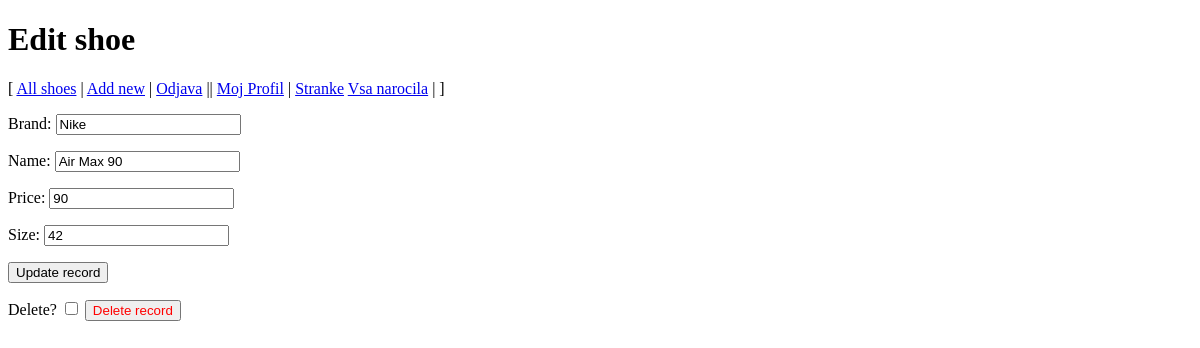
Page /index.php/shoe/edit?id=1 (signed in) on the committed database.
### tables this page shows
CREATE TABLE IF NOT EXISTS `shoe` (
  `id` int(11) NOT NULL,
  `brand` varchar(255) NOT NULL,
  `name` varchar(255) NOT NULL,
  `price` float NOT NULL DEFAULT '0',
  `size` int(2) NOT NULL
);

### controller/ShoeController.php (called while the page is built, shortened)
<?php
require_once("model/ShoeDB.php");
class ShoeController {
    public static function showEditForm($shoe = []) {
        if (empty($shoe)) {
            $shoe = shoeDB::get($_GET["id"]);
        }
        ViewHelper::render("view/shoe-edit.php", ["shoe" => $shoe]);
    }
}

### model/ShoeDB.php (called while the page is built, shortened)
<?php
class ShoeDB {
    public static function get($id) {
        $db = DBInit::getInstance();
        $statement = $db->prepare("SELECT id, brand, name, price, size FROM shoe
            WHERE id = :id");
        $statement->bindParam(":id", $id, PDO::PARAM_INT);
        $statement->execute();
        $shoe = $statement->fetch();
        if ($shoe != null) {
            return $shoe;
        } else {
            throw new InvalidArgumentException("No record with id $id");
        }
    }
}

### view/shoe-edit.php (the view, shortened to what this page needs)
<!DOCTYPE html>
<link rel="stylesheet" type="text/css" href="<?= CSS_URL . "style.css" ?>">
<h1>Edit shoe</h1>
<p>[
<a href="<?= BASE_URL . "shoe" ?>">All shoes</a> |
<?php if(isset($_SESSION["vloga"]) and $_SESSION["vloga"] == "prodajalec" ) { ?>
    <a href="<?= BASE_URL . "shoe/add" ?>">Add new</a>  |
<?php } ?>
<?php if(!isset($_SESSION["ime"])) { ?>
    <a href="<?= BASE_URL . "prijava" ?>">Prijava</a> | |
    <?php } else {?>
    <a href="<?= BASE_URL . "odjava" ?>">Odjava</a> ||
    <?php } ?>
<?php if(isset($_SESSION["vloga"])) { ?>
    <a href="<?= BASE_URL . "mojProfil" ?>">Moj Profil</a>  |
<?php } ?>
<?php if(isset($_SESSION["vloga"]) and $_SESSION["vloga"] == "prodajalec" ) { ?>
    <a href="<?= BASE_URL . "stranke" ?>">Stranke</a>
    <a href="<?= BASE_URL . "store/narocila" ?>">Vsa narocila</a> |
<?php } ?>
]</p>
<form action="<?= BASE_URL . "shoe/edit" ?>" method="post">
    <p><label>Brand: <input type="text" name="brand" value="<?= $shoe["brand"] ?>" autofocus /></label></p>
    <p><label>Name: <input type="text" name="name" value="<?= $shoe["name"] ?>" /></label></p>
    <p><label>Price: <input type="number" name="price" value="<?= $shoe["price"] ?>" /></label></p>
    <p><label>Size: <input type="number" name="size" value="<?= $shoe["size"] ?>" /></label></p>
    <p><button>Update record</button></p>
</form>
<form action="<?= BASE_URL . "shoe/delete" ?>" method="post">
    <label>Delete? <input type="checkbox" name="delete_confirmation" /></label>
    <button type="submit" class="important">Delete record</button>
</form>

### static/css/style.css (style rules this page uses)
.important { color: red; }

### rows in the picture
shoe: brand "Nike", name "Air Max 90", price "90", size "42"
